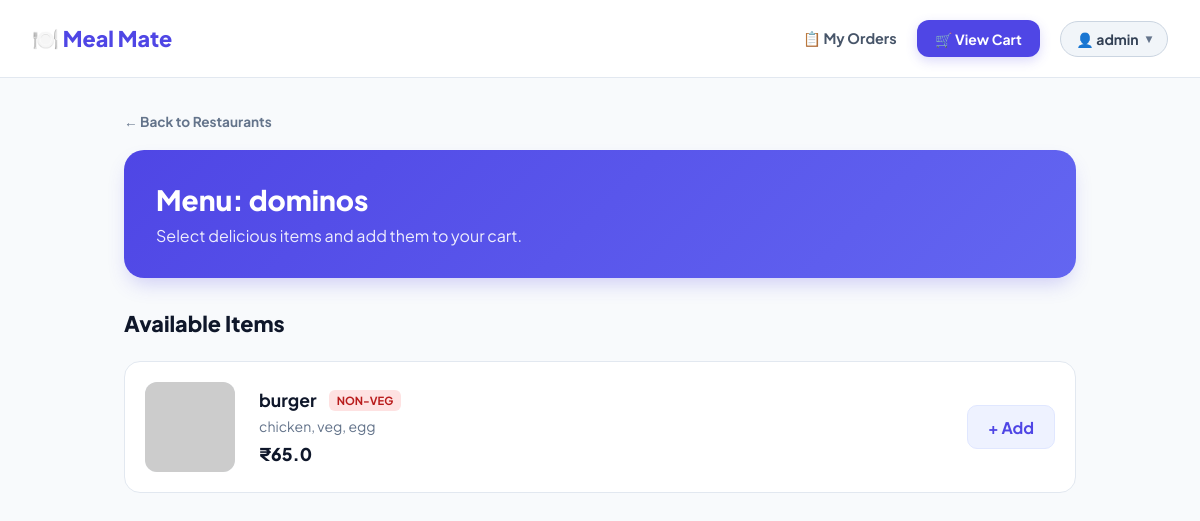
The app's page /view_menu/1/admin with its own data.
### delivery/models.py (models this page shows, shortened)
class Customer(models.Model):
    username = models.CharField(max_length=50, unique=True)
    password = models.CharField(max_length=50)
    email = models.CharField(max_length=100)
    mobile = models.CharField(max_length=15)
    address = models.CharField(max_length=255)

class Restaurant(models.Model):
    name = models.CharField(max_length=100, unique=True)
    picture = models.URLField(
        max_length=500,
        default='https://cdn-icons-png.flaticon.com/256/6643/6643359.png',
    )
    cuisine = models.CharField(max_length=200)
    rating = models.FloatField()

class Item(models.Model):
    restaurant = models.ForeignKey(
        Restaurant, on_delete=models.CASCADE, related_name="items"
    )
    name = models.CharField(max_length=100)
    description = models.CharField(max_length=255)
    price = models.FloatField()
    vegeterian = models.BooleanField(default=False)
    picture = models.URLField(
        max_length=500,
        default='https://www.indiafilings.com/learn/wp-content/uploads/2024/08/How-to-Start-Food-Business.jpg',
    )

### delivery/views.py (the view)
# urls.py: path('view_menu/<int:restaurant_id>/<str:username>', views.view_menu, name='view_menu'),
def view_menu(request, restaurant_id, username):
    restaurant = get_object_or_404(Restaurant, id=restaurant_id)
    itemList = list(restaurant.items.all())
    customer = get_object_or_404(Customer, username=username)
    cart = Cart.objects.filter(customer=customer).first()
    cart_count = cart.total_items() if cart else 0
    cart_quantities = {}
    if cart:
        for ci in cart.cart_items.all():
            cart_quantities[ci.item_id] = ci.quantity
    for item in itemList:
        item.cart_quantity = cart_quantities.get(item.id, 0)
    return render(
        request,
        'delivery/customer_menu.html',
        {
            'itemList': itemList,
            'restaurant': restaurant,
            'customer': customer,
            'username': username,
            'cart_count': cart_count,
        },
    )

### delivery/templates/delivery/customer_menu.html (shortened to what this page needs)
<!DOCTYPE html>
<html lang="en">
<head>
</head>
<body>
    <header class="navbar">
        <a href="{% url 'customer_home' username %}" class="logo">🍽️ Meal Mate</a>
        <div style="display: flex; align-items: center; gap: 1.25rem;">
            <a href="{% url 'orders' username %}" style="text-decoration: none; font-size: 0.9rem; font-weight: 700; color: #475569;">📋 My Orders</a>
            <a href="{% url 'show_cart' username %}" class="cart-link">
                🛒 View Cart
            </a>
            <div class="user-dropdown">
                <button type="button" class="user-dropdown-btn" onclick="toggleUserDropdown(event)">
                    <span>👤 {{ username }}</span>
                    <span class="dropdown-arrow">▾</span>
                </button>
            </div>
        </div>
    </header>
    <main class="container">
        <a href="{% url 'customer_home' username %}" class="back-link">← Back to Restaurants</a>
        <div class="banner">
            <h3>Menu: {{ restaurant.name }}</h3>
            <p>Select delicious items and add them to your cart.</p>
        </div>
        <div class="top-actions">
            <h2 style="font-size: 1.35rem; font-weight: 800;">Available Items</h2>
        </div>
        <div class="menu-list">
            {% for item in itemList %}
            <div class="menu-item-card">
                <img src="{{ item.picture }}" alt="{{ item.name }}" class="item-img" onerror="this.src='https://placehold.co/100x100?text=Food'">
                <div class="item-details">
                    <div class="item-header">
                        <h4 class="item-title">{{ item.name }}</h4>
                        {% if item.vegeterian %}
                            <span class="badge-veg">Veg</span>
                        {% else %}
                            <span class="badge-nonveg">Non-Veg</span>
                        {% endif %}
                    </div>
                    <p class="item-desc">{{ item.description }}</p>
                    <div class="item-price">₹{{ item.price }}</div>
                </div>
                {% if item.cart_quantity > 0 %}
                <div class="menu-qty-control">
                    <a href="{% url 'decrease_cart_item' item.id username %}" class="btn-qty-btn" title="Decrease">−</a>
                    <span class="menu-qty-val">{{ item.cart_quantity }}</span>
                    <a href="{% url 'add_to_cart' item.id username %}" class="btn-qty-btn" title="Increase">+</a>
                </div>
                {% else %}
                <a href="{% url 'add_to_cart' item.id username %}" class="btn-add-cart">+ Add</a>
                {% endif %}
            </div>
            {% empty %}
            <p style="color: #64748b; text-align: center; padding: 2rem;">No items available in this menu yet.</p>
            {% endfor %}
        </div>
    </main>
</body>
</html>

### delivery/templates/delivery/customer_menu.html (style rules this page uses)
* { box-sizing: border-box; margin: 0; padding: 0; font-family: 'Plus Jakarta Sans', sans-serif; }
body { background: #f8fafc; color: #0f172a; min-height: 100vh; }
.navbar { background: #ffffff; border-bottom: 1px solid #e2e8f0; padding: 1.25rem 2rem; display: flex; align-items: center; justify-content: space-between; position: sticky; top: 0; z-index: 10; }
.logo { font-size: 1.35rem; font-weight: 800; color: #4f46e5; text-decoration: none; }
.container { max-width: 1000px; margin: 2rem auto; padding: 0 1.5rem; }
.back-link { display: inline-flex; align-items: center; gap: 0.35rem; font-size: 0.85rem; font-weight: 700; color: #64748b; text-decoration: none; margin-bottom: 1.25rem; }
.banner { background: linear-gradient(135deg, #4f46e5, #6366f1); color: #ffffff; border-radius: 20px; padding: 2rem; box-shadow: 0 10px 20px -5px rgba(79,70,229,0.25); margin-bottom: 2rem; }
.banner h3 { font-size: 1.75rem; font-weight: 800; margin-bottom: 0.5rem; }
.banner p { font-size: 1rem; opacity: 0.9; }
.top-actions { display: flex; justify-content: space-between; align-items: center; margin-bottom: 1.5rem; }
.cart-link { display: inline-flex; align-items: center; gap: 0.5rem; padding: 0.6rem 1.15rem; background: #4f46e5; color: #fff; border-radius: 12px; text-decoration: none; font-weight: 700; box-shadow: 0 4px 12px rgba(79,70,229,0.2); transition: 0.2s; font-size: 0.875rem; }
.user-dropdown { position: relative; display: inline-block; }
.user-dropdown-btn { display: inline-flex; align-items: center; gap: 0.45rem; background: #f1f5f9; border: 1px solid #cbd5e1; padding: 0.5rem 0.95rem; border-radius: 999px; font-size: 0.875rem; font-weight: 700; color: #334155; cursor: pointer; transition: all 0.2s ease; font-family: inherit; }
.dropdown-arrow { font-size: 0.75rem; color: #64748b; }
.menu-list { display: flex; flex-direction: column; gap: 1rem; }
.menu-item-card { background: #ffffff; border: 1px solid #e2e8f0; border-radius: 16px; padding: 1.25rem; display: flex; align-items: center; gap: 1.5rem; transition: all 0.2s; }
.item-img { width: 90px; height: 90px; object-fit: cover; border-radius: 12px; background: #f1f5f9; }
.item-details { flex: 1; }
.item-header { display: flex; align-items: center; gap: 0.75rem; margin-bottom: 0.35rem; }
.item-title { font-size: 1.1rem; font-weight: 700; color: #0f172a; }
.badge-nonveg { background: #fee2e2; color: #b91c1c; font-size: 0.7rem; font-weight: 700; padding: 0.2rem 0.5rem; border-radius: 6px; text-transform: uppercase; }
.item-desc { color: #64748b; font-size: 0.875rem; margin-bottom: 0.5rem; }
.item-price { font-size: 1.1rem; font-weight: 800; color: #0f172a; }
.btn-add-cart { padding: 0.65rem 1.25rem; background: #eef2ff; color: #4f46e5; font-weight: 700; border-radius: 10px; text-decoration: none; transition: 0.2s; white-space: nowrap; border: 1px solid #e0e7ff; display: inline-flex; align-items: center; }

### records on screen
Customer: username "admin"
Restaurant: name "dominos"
Item: name "burger", vegeterian "NON-VEG", description "chicken, veg, egg", price "65.0", shows "+ Add"
